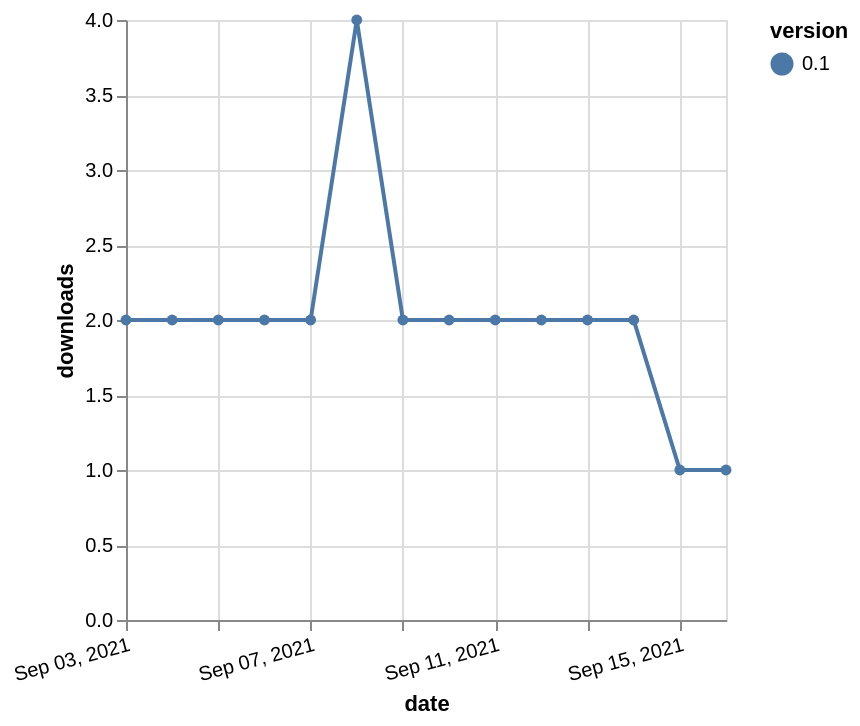

Vega-Lite specification stored for this chart:
### Vega-Lite specification from a JSON file in a GitHub repository (floating-point values rounded to 4 significant figures)
{"$schema": "https://vega.github.io/schema/vega-lite/v5.json", "description": "A simple bar chart with embedded data.", "data": {"values": [{"date": "2021-09-03", "total": 1475, "delta": 2, "version": "0.1"}, {"date": "2021-09-04", "total": 1477, "delta": 2, "version": "0.1"}, {"date": "2021-09-05", "total": 1479, "delta": 2, "version": "0.1"}, {"date": "2021-09-06", "total": 1481, "delta": 2, "version": "0.1"}, {"date": "2021-09-07", "total": 1483, "delta": 2, "version": "0.1"}, {"date": "2021-09-08", "total": 1487, "delta": 4, "version": "0.1"}, {"date": "2021-09-09", "total": 1489, "delta": 2, "version": "0.1"}, {"date": "2021-09-10", "total": 1491, "delta": 2, "version": "0.1"}, {"date": "2021-09-11", "total": 1493, "delta": 2, "version": "0.1"}, {"date": "2021-09-12", "total": 1495, "delta": 2, "version": "0.1"}, {"date": "2021-09-13", "total": 1497, "delta": 2, "version": "0.1"}, {"date": "2021-09-14", "total": 1499, "delta": 2, "version": "0.1"}, {"date": "2021-09-15", "total": 1500, "delta": 1, "version": "0.1"}, {"date": "2021-09-16", "total": 1501, "delta": 1, "version": "0.1"}]}, "width": "container", "mark": {"type": "line", "point": {"filled": true}}, "encoding": {"x": {"field": "date", "type": "temporal", "timeUnit": "yearmonthdate", "title": "date", "axis": {"labelAngle": -15}}, "y": {"field": "delta", "type": "quantitative", "title": "downloads"}, "color": {"field": "version", "type": "nominal"}, "tooltip": {"field": "delta"}}}
